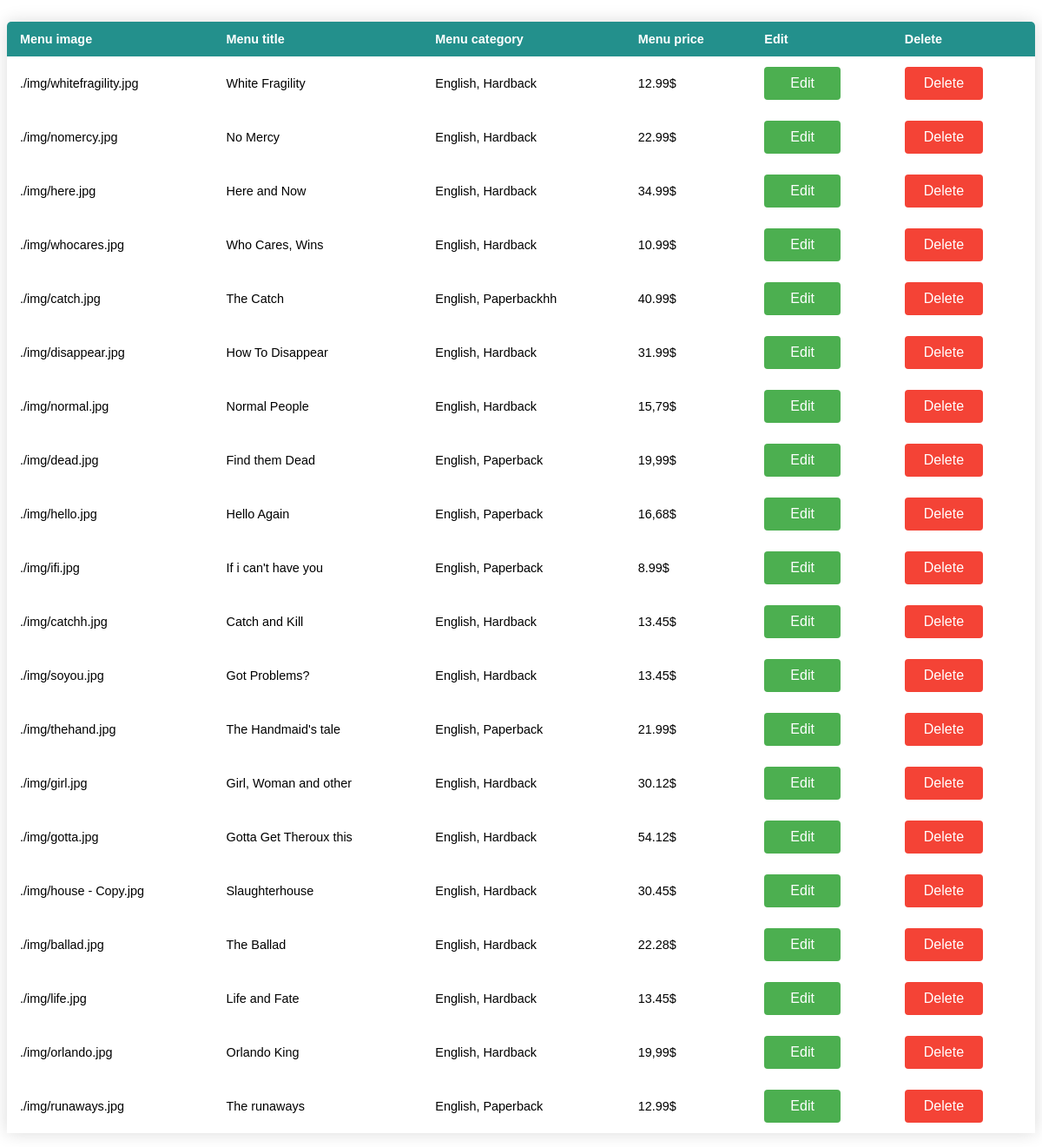
Screenshot of /menuDashboard.php with the database file from the repository.
### tables this page shows
CREATE TABLE `menu` (
  `id` int(11) NOT NULL,
  `menu_image` varchar(255) NOT NULL,
  `menu_title` varchar(255) NOT NULL,
  `menu_category` varchar(255) NOT NULL,
  `menu_price` varchar(255) NOT NULL
);

### menuControllers.php (called while the page is built, shortened)
<?php
require_once 'database.php';
class MenuController{
    public $db;
    public function __construct(){
        $this->db = new Database;
    }
    public function readData(){
        $query = $this->db->pdo->query('SELECT * FROM menu');
         return $query->fetchAll();
    }
}
?>

### database.php (called while the page is built, shortened)
<?php
class Database{
    public function __construct()
    {
        try{
            $link= new PDO('mysql:host=localhost;dbname=projektineweb','root','');
            $this->pdo = $link;
        }catch(PDOException $exception){
            die($exception->getMessage());
        }
    }
}
?>

### menuDashboard.php (the view, shortened to what this page needs)
<?php
require_once 'menuControllers.php';
?>
<div>
    <table class="content-table">
        <thead>
            <tr>
              <th>Menu image</th>
              <th>Menu title</th>
              <th>Menu category</th>
              <th>Menu price</th>
              <th>Edit</th>
              <th>Delete</th>
            </tr>
        </thead>
        <tbody>
            <?php
                $m = new MenuController;
                $allMenu = $m->readData();
                foreach($allMenu as $menu):?>
            <tr>
                <td><?php echo $menu['menu_image'] ?></td>
                <td><?php echo $menu['menu_title'] ?></td>
                <td><?php echo $menu['menu_category']?></td>
                <td><?php echo $menu['menu_price'] ?></td>
                <td><button class="bttn"><a href="edit-menu.php?id=<?php echo $menu['id']; ?>" class="ahreff">Edit</a></button></td>
                <td><button class="bttn2"><a href="delete-menu.php?id=<?php echo $menu['id'] ?>" class="ahreff">Delete</a></button></td>
            </tr>
            <?php endforeach; ?>
        </tbody>
    </table>
</div>

### menuDashboard.php (style rules this page uses)
* { font-family: sans-serif; }
.content-table { border-collapse: collapse; margin: 25px 0; font-size: 0.9em; width: 100%; border-radius: 5px 5px 0 0; overflow: hidden; box-shadow: 0 0 20px rgba(0, 0, 0, 0.15); }
.content-table thead tr { background-color: #23908c; color: #ffffff; text-align: left; font-weight: bold; }
.content-table th, .content-table td { padding: 12px 15px; }
.bttn { background-color: #4CAF50; border: none; color: white; padding: 10px 30px; text-align: center; text-decoration: none; display: inline-block; font-size: 16px; cursor: pointer; border-radius: 4px; }
.bttn2 { background-color: #f44336;; border: none; color: white; padding: 10px 22px; text-align: center; display: inline-block; font-size: 16px; cursor: pointer; border-radius: 4px; }
.ahreff { text-decoration: none; color: white; }

### rows the page displays
menu: menu_image "./img/whitefragility.jpg", menu_title "White Fragility", menu_category "English, Hardback", menu_price "12.99$"
menu: menu_image "./img/nomercy.jpg", menu_title "No Mercy", menu_category "English, Hardback", menu_price "22.99$"
menu: menu_image "./img/here.jpg", menu_title "Here and Now", menu_category "English, Hardback", menu_price "34.99$"
menu: menu_image "./img/whocares.jpg", menu_title "Who Cares, Wins", menu_category "English, Hardback", menu_price "10.99$"
menu: menu_image "./img/catch.jpg", menu_title "The Catch", menu_category "English, Paperbackhh", menu_price "40.99$"
menu: menu_image "./img/disappear.jpg", menu_title "How To Disappear", menu_category "English, Hardback", menu_price "31.99$"
menu: menu_image "./img/normal.jpg", menu_title "Normal People", menu_category "English, Hardback", menu_price "15,79$"
menu: menu_image "./img/dead.jpg", menu_title "Find them Dead", menu_category "English, Paperback", menu_price "19,99$"
menu: menu_image "./img/hello.jpg", menu_title "Hello Again", menu_category "English, Paperback", menu_price "16,68$"
menu: menu_image "./img/ifi.jpg", menu_title "If i can't have you", menu_category "English, Paperback", menu_price "8.99$"
menu: menu_image "./img/catchh.jpg", menu_title "Catch and Kill", menu_category "English, Hardback", menu_price "13.45$"
menu: menu_image "./img/soyou.jpg", menu_title "Got Problems?", menu_category "English, Hardback", menu_price "13.45$"
menu: menu_image "./img/thehand.jpg", menu_title "The Handmaid's tale", menu_category "English, Paperback", menu_price "21.99$"
menu: menu_image "./img/girl.jpg", menu_title "Girl, Woman and other", menu_category "English, Hardback", menu_price "30.12$"
menu: menu_image "./img/gotta.jpg", menu_title "Gotta Get Theroux this", menu_category "English, Hardback", menu_price "54.12$"
menu: menu_image "./img/house - Copy.jpg", menu_title "Slaughterhouse", menu_category "English, Hardback", menu_price "30.45$"
menu: menu_image "./img/ballad.jpg", menu_title "The Ballad", menu_category "English, Hardback", menu_price "22.28$"
menu: menu_image "./img/life.jpg", menu_title "Life and Fate", menu_category "English, Hardback", menu_price "13.45$"
menu: menu_image "./img/orlando.jpg", menu_title "Orlando King", menu_category "English, Hardback", menu_price "19,99$"
menu: menu_image "./img/runaways.jpg", menu_title "The runaways", menu_category "English, Paperback", menu_price "12.99$"
